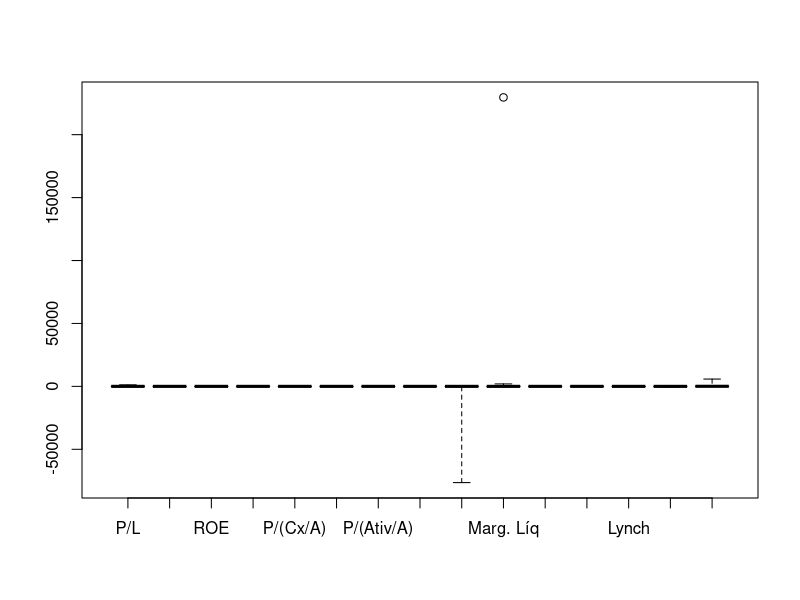
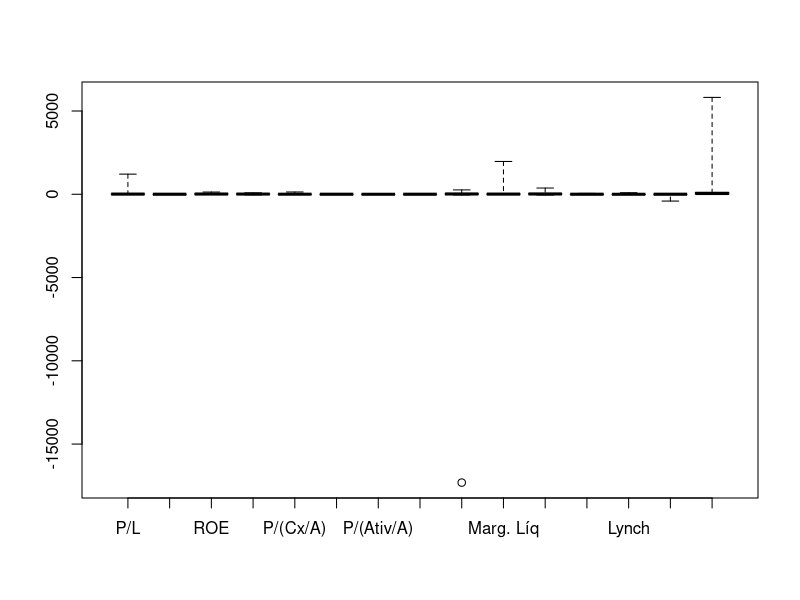
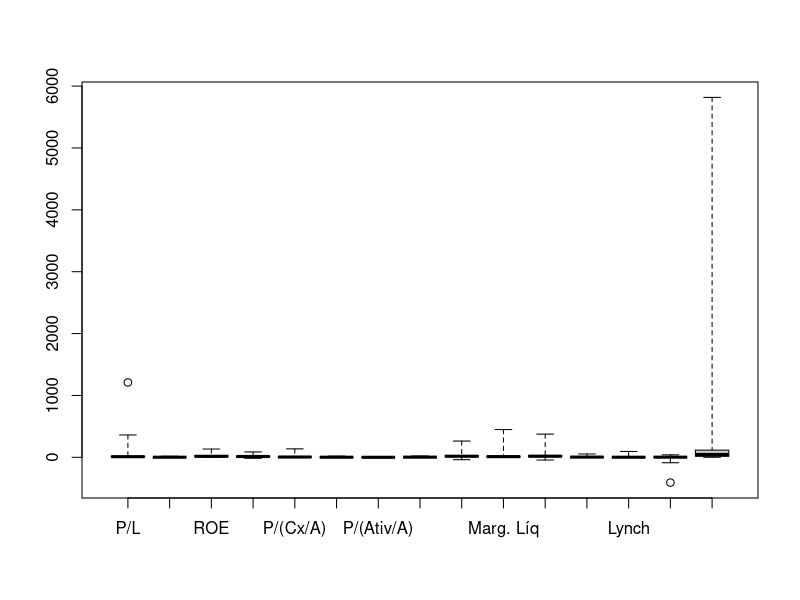
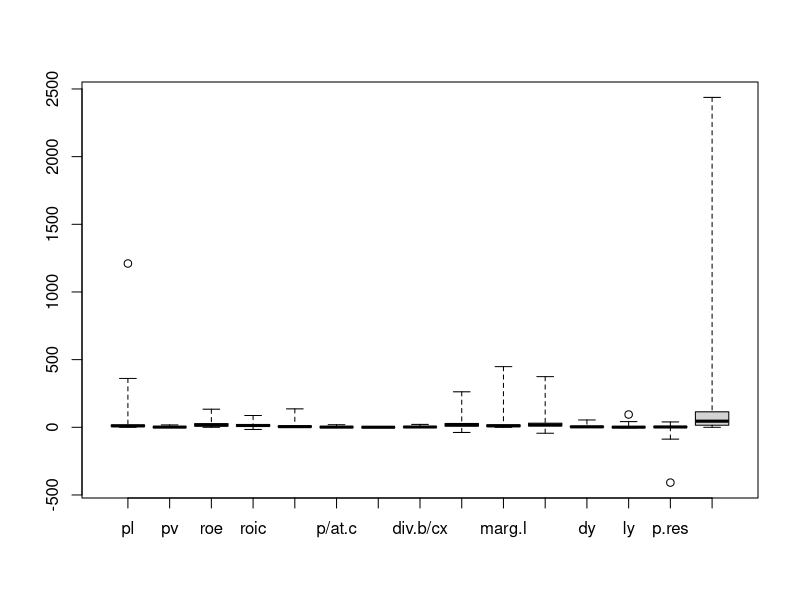

Reproduce these figures in R, in order. (Note: this script raises an error after producing the figures.)
library(tidyverse)
library(gridExtra)


df_tri = read.csv("data/acoesb3.csv")

df_day = read.csv("data/acoesb3cot.csv")


#gridExtra::grid.table(df_day %>% slice(1:20)) # para plotar o db

ult_cot = cod = cotAtual = divY = c()
  
  for (i in 1:length(df_day[,"ultCot"])){
    if (df_day[i,"cod"] %in% cod){
      j = match(df_day[i,"cod"], cod)
        if (df_day[i,"ultCot"]>df_day[j,"ultCot"]){
          ult_cot = ult_cot[-j]; cod = cod[-j]; cotAtual = cotAtual[-j];
          divY = divY[-j]
          
          ult_cot = c(ult_cot, df_day[i,"ultCot"])
          cod = c(cod, df_day[i,"cod"])
          cotAtual = c(cotAtual, df_day[i,"cotAtual"])
          divY = c(divY, df_day[i, "divYield"])
        }
    } else {
      ult_cot = c(ult_cot, df_day[i,"ultCot"])
      cod = c(cod, df_day[i,"cod"])
      cotAtual = c(cotAtual, df_day[i,"cotAtual"])
      divY = c(divY, df_day[i, "divYield"])
    }
    
    
  }
  df_day_fil = data.frame(cod, cotAtual, divY, ult_cot)

  
  ult_bal = codigo = roic = cres_rec5 = n_ac = divb = disp = ativc = c();
  ativ = patl = recl12 = ebit12 = Lucl12 = recl3 = c()
  
  ult_cot_t = cotAtual_t = divY_t = c()
  for (i in 1:length(df_tri[,"ultBal"])){
    if (df_tri[i,"ultBal"] == "2022-09-30"){
      j = match(df_tri[i,"codigo"], cod)
      ult_cot_t = c(ult_cot_t, ult_cot[j])
      cotAtual_t = c(cotAtual_t, cotAtual[j])
      ult_bal =  c(ult_bal, df_tri[i,"ultBal"])
      codigo = c(codigo, df_tri[i,"codigo"])
      roic = c(roic, df_tri[i,"roic"])
      cres_rec5 = c(cres_rec5, df_tri[i,"cresRec5a"])
      divY_t = c(divY_t, divY[j])
      n_ac = c(n_ac, df_tri[i,"nAcoes"])
      divb = c(divb, df_tri[i,"divBruta"])
      disp = c(disp, df_tri[i,"disponib"])
      ativc = c(ativc, df_tri[i,"ativCirc"])
      ativ = c(ativ, df_tri[i,"ativos"])
      patl = c(patl, df_tri[i,"patLiq"])
      recl12 = c(recl12, df_tri[i,"recLiq12m"])
      ebit12 = c(ebit12, df_tri[i,"ebit12m"])
      Lucl12 = c(Lucl12, df_tri[i,"LucLiq12m"])
      recl3 = c(recl3, df_tri[i,"recLiq3m"])
  }
}
ult_bal_dates = c()
for (i in df_tri[,"ultBal"]){
  if (i %in% ult_bal_dates){}
  else{
    ult_bal_dates = c(ult_bal_dates, i)
  }
}
per = c()
for (i in length(df_tri[,"ultBal"])){
  j = match(df_tri[i,"ultBal"], ult_bal_dates)
    per = c(per,data.frame(ult_bal, codigo, roic, cres_rec5, n_ac, divb, disp,
                           ativc, ativ, patl, recl12, ebit12, Lucl12, recl3))
}

df_tri_3t22 = data.frame(ult_cot_t, cotAtual_t, ult_bal, codigo, roic, cres_rec5,
                         divY_t, n_ac, divb, disp,
                         ativc, ativ, patl, recl12, ebit12, Lucl12, recl3,
                         row.names = codigo)

for (c in 1:length(df_tri_3t22[1,])){
  for (r in 1:length(df_tri_3t22[,1])){
    if (df_tri_3t22[r,c]<0){
      print(c(row.names(df_tri_3t22)[r],colnames(df_tri_3t22)[c]))
    }
  }
}

#gridExtra::grid.table(df_tri_3t22 %>% slice(1:20))


pl = round(cotAtual_t/(Lucl12/n_ac), 2)
pv = round(cotAtual_t/(patl/n_ac), 2)
roe = round((Lucl12/patl)*100, 2)
roic = round(roic, 2)
p_cxa = round(cotAtual_t/(disp/n_ac), 2)
p_ativc = round(cotAtual_t/(ativc/n_ac), 2)
p_ativ = round(cotAtual_t/(ativ/n_ac), 2)
div_cxa = round(divb/disp, 2)
marg_ebit = round((ebit12/recl12)*100, 2)
marg_liq = round((Lucl12/recl12)*100, 2)
cres_rec5 = round(cres_rec5, 2)
divY_t = round(divY_t, 2)
lynch = round((divY_t+(cres_rec5/5))/pl, 2)
per_res = round(disp/(recl12/12 - Lucl12/12), 2)
div_lucm = round(divb/(Lucl12/12), 2)


crit = data.frame(pl ,pv ,roe ,roic ,p_cxa ,p_ativc ,p_ativ , div_cxa,
                  marg_ebit ,marg_liq ,cres_rec5 ,divY_t ,lynch ,per_res ,
                  div_lucm, row.names = codigo)


rmv_inf_values_row = function(df){
  for (r in 1:length(df[,1])){
    if (is.na(match(Inf, df[r,])) || is.na(match(Inf, df[r,]))){
      
    } else {
      df = df[-r,]
    }
    
  }
  return(df)
}

rmv_neg_pl = function(df){
  pl_neg = c()
  col_i = match("P/L",colnames(df))
  len = length(df[,col_i])
  for (r in 1:len){
    if (!is.na(df[r,col_i])){
      if (df[r,col_i] < 0){
        pl_neg = c(pl_neg,(df[r,"P/L"]))
      }
    }
  }
  
  for (i in pl_neg) {
    if (i %in% df[,col_i]){
      df = df[-match(i,df[,col_i]),]
    }
  }
  return(df)
}

rmv_neg_pvpa = function(df){
  pvpa_neg = c()
  col_i = match("P/VPA",colnames(df))
  len = length(df[,col_i])
  for (r in 1:len){
    if (!is.na(df[r,col_i])){
      if (df[r,col_i] < 0){
        pvpa_neg = c(pvpa_neg,df[r,"P/VPA"])
      }
    }
  }
  for (i in pvpa_neg) {
    if (i %in% df[,col_i]){
      df = df[-match(i,df[,col_i]),]
    }
  }
  return(df)
}

colnames(crit) = c("P/L", "P/VPA",
                   "ROE",
                   "ROIC",
                   "Preço/(Caixa/Ação)", "Preço/(Ativos Circulantes/Ação)",
                   "Preço/(Ativos/Ação)", "Dív Bruta/Caixa", "Mar. EBITDA",
                   "Marg. Líquida", "Cresc. Rec. (5 Anos)",
                   "Dividendyield", "Lynch",
                   "Per. Resistência",
                   "Dív. Bruta/Lucro Mensal")

crit = rmv_inf_values_row(crit)
length(crit[,1])
crit = rmv_neg_pl(crit)
length(crit[,1])
crit = rmv_neg_pvpa(crit)
length(crit[,1])


#gridExtra::grid.table(crit %>% slice(1:20))

apply(crit, 2, shapiro.test)

emp_lucpat_neg = c()
for(r in 1:length(df_tri_3t22[,1])){
  if(df_tri_3t22[r,'Lucl12'] < 0 && df_tri_3t22[r,'patl'] < 0){
    emp_lucpat_neg = c(emp_lucpat_neg, df_tri_3t22[r, 'codigo'])
    }
}

length(emp_lucpat_neg)
roe_err = c()
for (r in emp_lucpat_neg){
  roe_err = c(roe_err,(df_tri_3t22[r,"Lucl12"]/df_tri_3t22[r,'patl'])*100)
}

emp_lucpat_neg[match(max(roe_err), roe_err)] ## empresa com o maior roe falso


## retirando os roes falsos

length(crit[,1])

for (r in 1:length(crit$ROE)){
  if (row.names(crit)[r] %in% emp_lucpat_neg){
    print(row.names(crit)[r]) #empresa retirada (tinha passado pelos
                              #2 filtros anteriores)
    crit = crit[-r,]
  }
}

length(crit[,1])

boxplot(names = c("P/L", "P/VPA", "ROE", "ROIC", "P/(Cx/A)", "P/(Ativ Circ/A)",
                  "P/(Ativ/A)", "Dív Bruta/Cx", "Mar. EBIT", "Marg. Líq",
                  "Cresc.Rec.5A", "Dividendyield", "Lynch", "Per.Res",
                  "Dív.Br/Luc Mens"), crit, outline = T, range = 5500)


## Retirando max(marg. liq)

row.names(crit)[match(max(crit$`Marg. Líquida`),crit$`Marg. Líquida`)]

crit = crit[-match(max(crit$`Marg. Líquida`), crit$`Marg. Líquida`),]

boxplot(names = c("P/L", "P/VPA", "ROE", "ROIC", "P/(Cx/A)", "P/(Ativ Circ/A)",
                  "P/(Ativ/A)", "Dív Bruta/Cx", "Mar. EBIT", "Marg. Líq",
                  "Cresc.Rec.5A", "Dividendyield", "Lynch", "Per.Res",
                  "Dív.Br/Luc Mens"), crit, outline = T, range = 700)


## retirando min(marg. ebitda)

row.names(crit)[match(min(crit$`Mar. EBITDA`),crit$`Mar. EBITDA`)]

crit = crit[-match(min(crit$`Mar. EBITDA`), crit$`Mar. EBITDA`),]

boxplot(names = c("P/L", "P/VPA", "ROE", "ROIC", "P/(Cx/A)", "P/(Ativ Circ/A)",
                  "P/(Ativ/A)", "Dív Bruta/Cx", "Mar. EBIT", "Marg. Líq",
                  "Cresc.Rec.5A", "Dividendyield", "Lynch", "Per.Res",
                  "Dív.Br/Luc Mens"), crit, outline = T, range = 100)

## retirando max(div/lucm)

row.names(crit)[match(max(crit$`Dív. Bruta/Lucro Mensal`),crit$`Dív. Bruta/Lucro Mensal`)]

crit = crit[-match(max(crit$`Dív. Bruta/Lucro Mensal`), crit$`Dív. Bruta/Lucro Mensal`),]



boxplot(names = c("pl", "pv", "roe", "roic", "p/cx", "p/at.c",
"p/at", "div.b/cx", "marg.eb", "marg.l", "cres.rec",
"dy", "ly", "p.res", "div.b/luc.m"), crit, outline = T,
range = 40)

rmv_outl = function(df){
  outlr = c()
  outlc = c()
  for (c in 1:length(df[1,])) {
    for (r in 1:length(df[,c])){
      q1p = (length(df[,c])+1)/4 ## regra 1
        if (q1p%%1!=0){
          if(q1p%%1%%0.5!=0){
            q1p = round(q1p,0) ## regra 3
            q1v = sort(df[,c])[q1p]
          } else {
            q1v = mean(sort(df[,c])[q1p-0.5],sort(df[,c])[q1p+0.5]) ## regra 2
          }
        }
      q1v = sort(df[,c])[q1p]
      q3p = 3*(length(df[,c])+1)/4 ## regra 1
      if (q3p%%1!=0){
        if(q3p%%1%%0.5!=0){
          q3p = round(q3p,0) ## regra 3
          q3v = sort(df[,c])[q3p]
        } else {
          q3v = mean(sort(df[,c])[q3p-0.5],sort(df[,c])[q3p+0.5]) ## regra 2
        }
      }
      q3v = sort(df[,c])[q3p]
      iqr = q3v - q1v
      rang = 20
      if (!is.na(df[r,c] - q3v > rang*iqr)&&!is.na(q1v - df[r,c] > rang*iqr)){
        if (df[r,c] - q3v > rang*iqr || q1v - df[r,c] > rang*iqr){
        outlr = c(outlr,row.names(df)[r])
        print(row.names(df)[r])
        outlc = c(outlc, colnames(df)[c])
        print(colnames(df)[c])
        print(df[r,c])
        }
      }
    }
  }
  outlr_nrep = c()
  for (i in 1:length(outlr)){
    if (outlr[i] %in% outlr_nrep){
      
    } else{
      outlr_nrep = c(outlr_nrep, outlr[i])
    }
  }
  for (cod in outlr_nrep){
    df = df[-match(cod, row.names(df)),]
  }
  return(df)
}

length(crit[,1])
crit = rmv_outl(crit)
length(crit[,1])

crit = rmv_outl(crit)
length(crit[,1])

crit = rmv_outl(crit)
length(crit[,1])

crit = rmv_outl(crit)
length(crit[,1])

crit = rmv_outl(crit)
length(crit[,1])


boxplot(names = c("P/L", "P/VPA", "ROE", "ROIC", "P/(Cx/A)", "P/(Ativ Circ/A)",
                  "P/(Ativ/A)", "Dív Bruta/Cx", "Mar. EBIT", "Marg. Líq",
                  "Cresc.Rec.5A", "Dividendyield", "Lynch", "Per.Res",
                  "Dív.Br/Luc Mens"), crit, outline = T, range = 4)


nor = function(vec){
  vecn = c()
  for (i in vec){
    vecn = c(vecn, (i - min(vec))/(max(vec)-min(vec)))
  }
  return(vecn)
}
